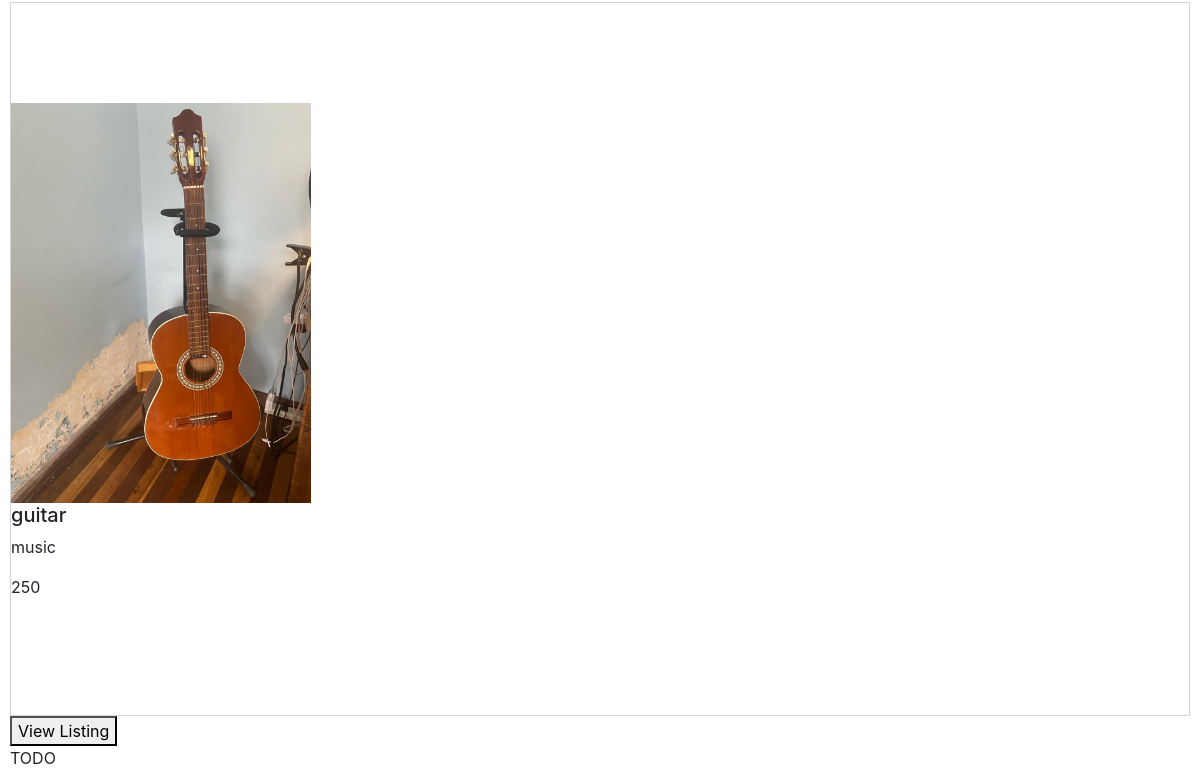
The app's page / (lower part), older data.
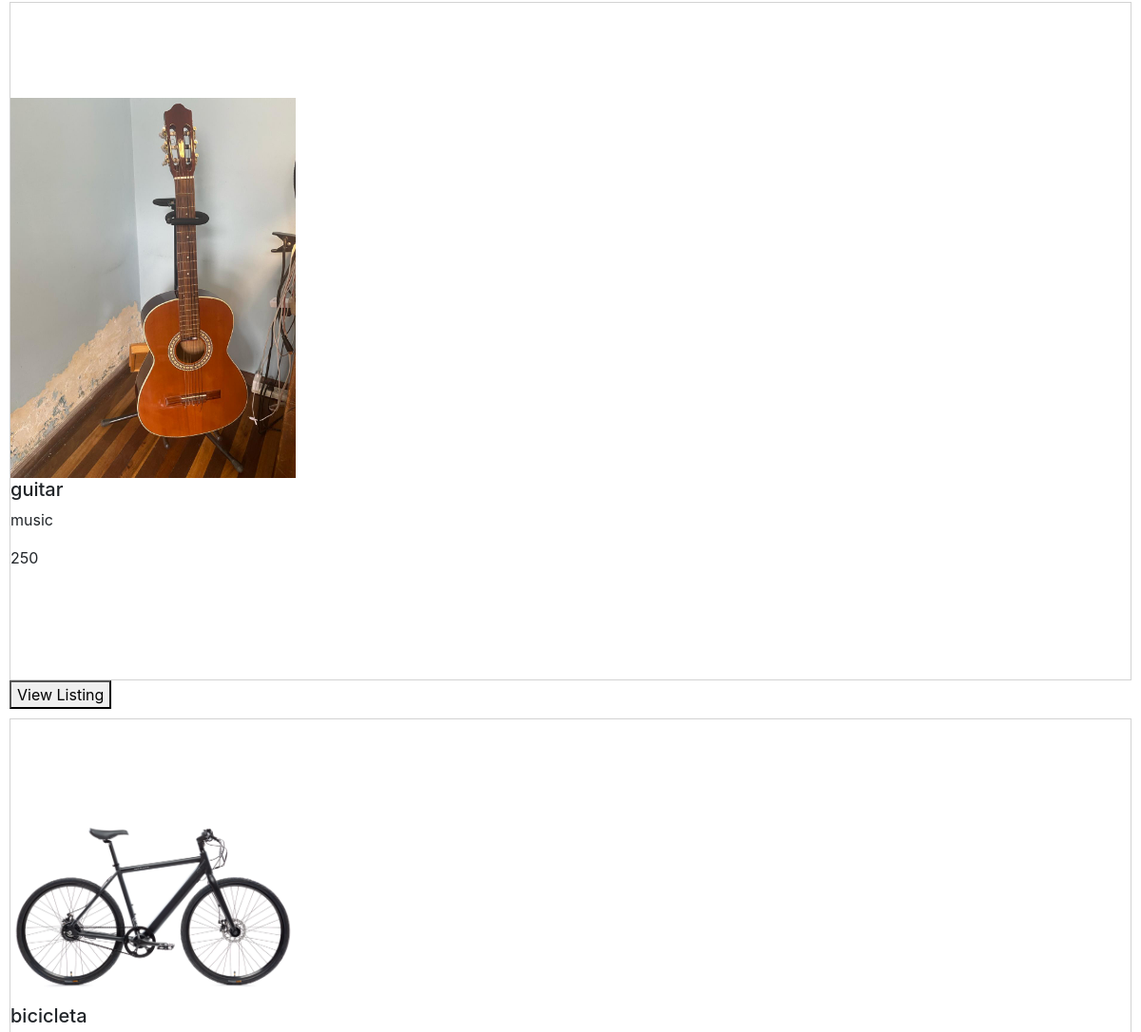
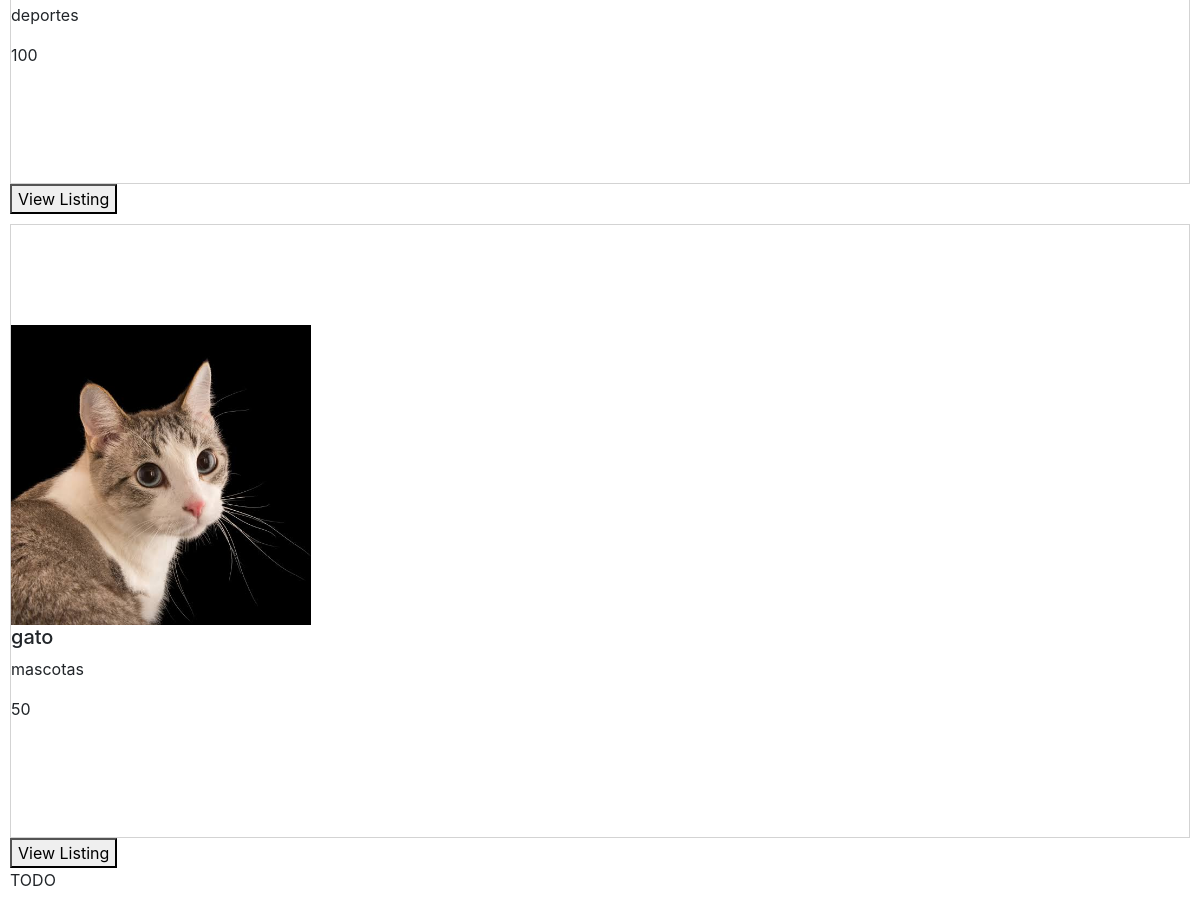
The same page, newer data (2 pictures, top to bottom).
### auctions/models.py (models this page shows, shortened)
class Listings(models.Model):
    title = models.CharField(max_length=64)
    category = models.CharField(max_length=64)
    price = models.IntegerField()
    picture = models.ImageField(upload_to = 'images/', default = "")

### auctions/views.py (the view)
# urls.py: path("", views.index, name="index"),
def index(request):
    listings = Listings.objects.all()
    context = {
        'listings': listings
    }
    return render(request, "auctions/index.html", context)

### auctions/templates/auctions/index.html (shortened to what this page needs)
{% extends "auctions/layout.html" %}
{% block body %}
    {% for listing in listings %}
        <div class="list-container">
            <img src="/media/{{ listing.picture }}" width = '300'/>
            <h5>{{ listing.title }}</h5>
            <p>{{ listing.category }}</p>
            <p>{{ listing.price }}</p>
        </div>
        <form action="{% url 'display' listing.id %}" method="post">
            <button type="submit" name="viewListing">View Listing</button>
        </form>
    {% endfor %}
    TODO
{% endblock %}

### auctions/templates/auctions/layout.html (shortened to what this page needs)
{% load static %}
<!DOCTYPE html>
<html lang="en">
    <head>
        <link rel="stylesheet" href="https://stackpath.bootstrapcdn.com/bootstrap/4.4.1/css/bootstrap.min.css">
        <link href="{% static 'auctions/styles.css' %}" rel="stylesheet">
    </head>
    <body>
        <h1">Auctions</h1>
        {% block body %}
        {% endblock %}
    </body>
</html>

### auctions/static/auctions/styles.css (style rules this page uses)
body { padding: 10px; }
.list-container { padding-top: 100px; padding-bottom: 100px; border: 1px solid lightgray; margin-top: 10px; }

Row changes from the older to the newer data that the page shows:
added Listings: picture (picture), title "bicicleta", category "deportes", price "100"
added Listings: picture (picture), title "gato", category "mascotas", price "50"
